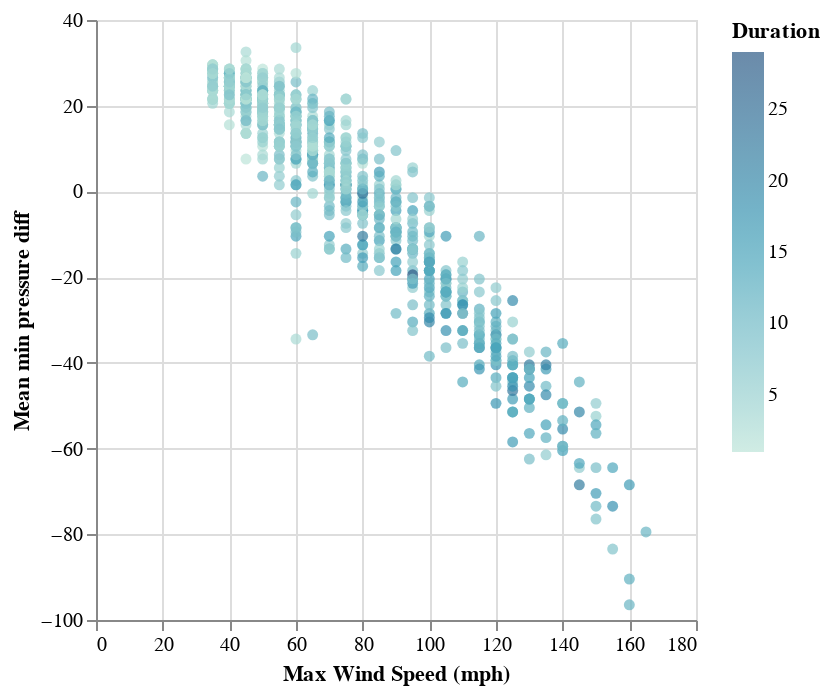

Notebook source saved alongside this figure:
### Code cell
# chart for mean min pressure diff by max wind speed
chart = altair.Chart(named_storms).mark_circle().encode(
    x='Max Wind Speed (mph)',
    y='Mean min pressure diff',
    # size='Duration',
    tooltip=['Storm Name', 'Start Date'],
    color=altair.Color('Duration', scale=altair.Scale(scheme='tealblues'))
).interactive()
chart.save("visualizations/mean_min_pressure_diff_by_max_wind_speed.png")
chart.show()

### Figure 1 — Vega-Lite specification as saved in the notebook (floating-point values rounded to 4 significant figures; data arrays with more than 128 entries replaced by an {"elided": "..."} marker saying what was removed)
{"config": {"view": {"continuousWidth": 300, "continuousHeight": 300}}, "data": {"name": "data-f8e414bde546c526b234f64587df86b8"}, "mark": {"type": "circle"}, "encoding": {"color": {"field": "Duration", "scale": {"scheme": "tealblues"}, "type": "quantitative"}, "tooltip": [{"field": "Storm Name", "type": "nominal"}, {"field": "Start Date", "type": "nominal"}], "x": {"field": "Max Wind Speed (mph)", "type": "quantitative"}, "y": {"field": "Mean min pressure diff", "type": "quantitative"}}, "params": [{"name": "param_8", "select": {"type": "interval", "encodings": ["x", "y"]}, "bind": "scales"}], "$schema": "https://vega.github.io/schema/vega-lite/v5.20.1.json", "datasets": {"data-f8e414bde546c526b234f64587df86b8": {"elided": "770 records"}}}
